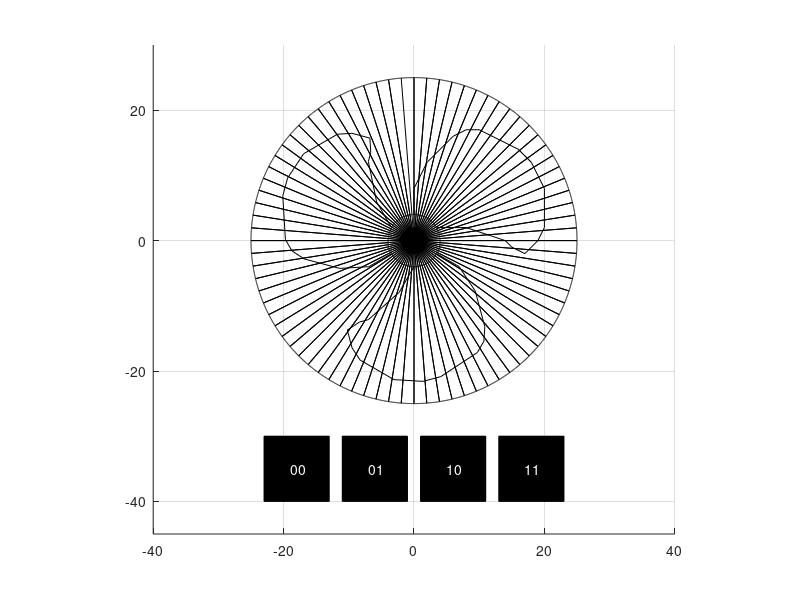

Write the MATLAB code that produced this figure. (Note: this script raises an error after producing the figure.)
% the first blade
b1=[ 0  0  2  6  8 10 16 18 20 20 19 17 15 14  8  3  0;
     0  8 12 16 17 17 14 12  8  2  0 -2 -1  0  2  2  0;
     1  1  1  1  1  1  1  1  1  1  1  1  1  1  1  1  1];

% make two more blades by rotating b1
th=2*pi/3;
R=[cos(th) sin(th) 0; -sin(th) cos(th) 0; 0 0 1];
% the second blade
b2=R*b1;
% the third blade
b3=R*b2;

% make the circles
r1=2;
r2=4;
r3=25;
deg=0.1:0.1:360;
th=pi/180*deg;
c1=ones(3,3600);
c2=ones(3,3600);
c3=ones(3,3600);

c1(1,:)=r1*cos(th);
c1(2,:)=r1*sin(th);

c2(1,:)=r2*cos(th);
c2(2,:)=r2*sin(th);

c3(1,:)=r3*cos(th);
c3(2,:)=r3*sin(th);

% make 80 lines that cover c3
l=ones(3,160);
l(:,1)=[0;0;1];
l(:,2)=[0;25;1];
for i=3:2:159
    l(:,i)=[0;0;1];
    th=((i-1)/2)*pi/40;
    R=[cos(th) sin(th) 0; -sin(th) cos(th) 0; 0 0 1];
    l(:,i+1)=R*l(:,2);
end

% make four buttons
but1=[-23 -13 -13 -23 -23;
      -40 -40 -30 -30 -40;
        1   1   1   1   1];
k=12;
A=[1 0 k; 0 1 0; 0 0 1];
but2=A*but1;
but3=A*but2;
but4=A*but3;

% 버튼 구현:
% - 전에 mlx로 한 것과 같이, 버튼 사각형 범위 내에 입력 좌표가 들어오면 해당 버튼 클릭으로 간주.
% - 한 cycle이 지날 때마다 pause 호출하여 클릭 이벤트 처리.
% - 회전 속도를 조절하는 변수 s의 값을 3*trig로 정의하고, (trig=1, cycle마다 3도씩 회전.)
% - 각 버튼 클릭할 때마다 전역변수 trig에 0, 1, 2, 3을 써서,
% - 다음 cycle에서의 s의 값에 변화를 준다. (버튼1 기준으로 1배, 2배, 3배 속도.)

figure(1);
% 반복문 내부에서 figure 내 객체들을 계속 다시 생성하면...
% - clf가 실행된 후, 버튼 객체가 다시 생성되기 전에 클릭을 한다면 이벤트가 씹히는 현상이 생긴다.
% => 객체들을 반복문 실행 전에 미리 만들어두고, set으로 데이터만 바꿔주기.
clf;
axis equal;
grid on;

% draw the blades
% keep the blade figures to update their coordinates later
bf1=patch(b1(1,:),b1(2,:), 'w');
bf2=patch(b2(1,:),b2(2,:), 'w');
bf3=patch(b3(1,:),b3(2,:), 'w');

% draw the circles
patch(c2(1,:),c2(2,:), 'w');
patch(c1(1,:),c1(2,:), 'k');
line(c3(1,:),c3(2,:), 'Color', 'black');

% draw the lines
line(l(1,:),l(2,:), 'Color', 'black');

% draw the buttons
patch(but1(1,:),but1(2,:), 'k', 'ButtonDownFcn', @(~,~) get_click(0));
patch(but2(1,:),but2(2,:), 'k', 'ButtonDownFcn', @(~,~) get_click(1));
patch(but3(1,:),but3(2,:), 'k', 'ButtonDownFcn', @(~,~) get_click(2));
patch(but4(1,:),but4(2,:), 'k', 'ButtonDownFcn', @(~,~) get_click(3));

% write the button texts
text(but1(1,1)+4, but1(2,1)+5, '00', 'Color', 'white', 'PickableParts', 'none');
text(but2(1,1)+4, but2(2,1)+5, '01', 'Color', 'white', 'PickableParts', 'none');
text(but3(1,1)+4, but3(2,1)+5, '10', 'Color', 'white', 'PickableParts', 'none');
text(but4(1,1)+4, but4(2,1)+5, '11', 'Color', 'white', 'PickableParts', 'none');

% 축 제한 거는 건 그림 다 그리고 나서.
axis([-40 40 -45 30]);

global trig;
trig=0;
deg=0;
while true
    % update s by trig
    s=update_s();

    % calculate the new coordinates of the blades by the new deg
    th=deg*pi/180;
    R=[cos(th) sin(th) 0; -sin(th) cos(th) 0; 0 0 1];
    t1=R*b1;
    t2=R*b2;
    t3=R*b3;

    % update the blade figure data
    set(bf1, 'XData', t1(1,:), 'YData', t1(2,:));
    set(bf2, 'XData', t2(1,:), 'YData', t2(2,:));
    set(bf3, 'XData', t3(1,:), 'YData', t3(2,:));

    % update the rotation degree
    deg=mod((deg+s),360);

    % according to matlab pause manual:
    % pause(n) gives cpu some time to rest for n seconds
    % ... and checks events and executes the callback function
    pause(0.01);
end

% update s depending on trig
function s=update_s()
    global trig;
    s=3*trig;
end

% update trig when a mouse click occurs
function get_click(level)
    global trig;
    trig=level;
end
